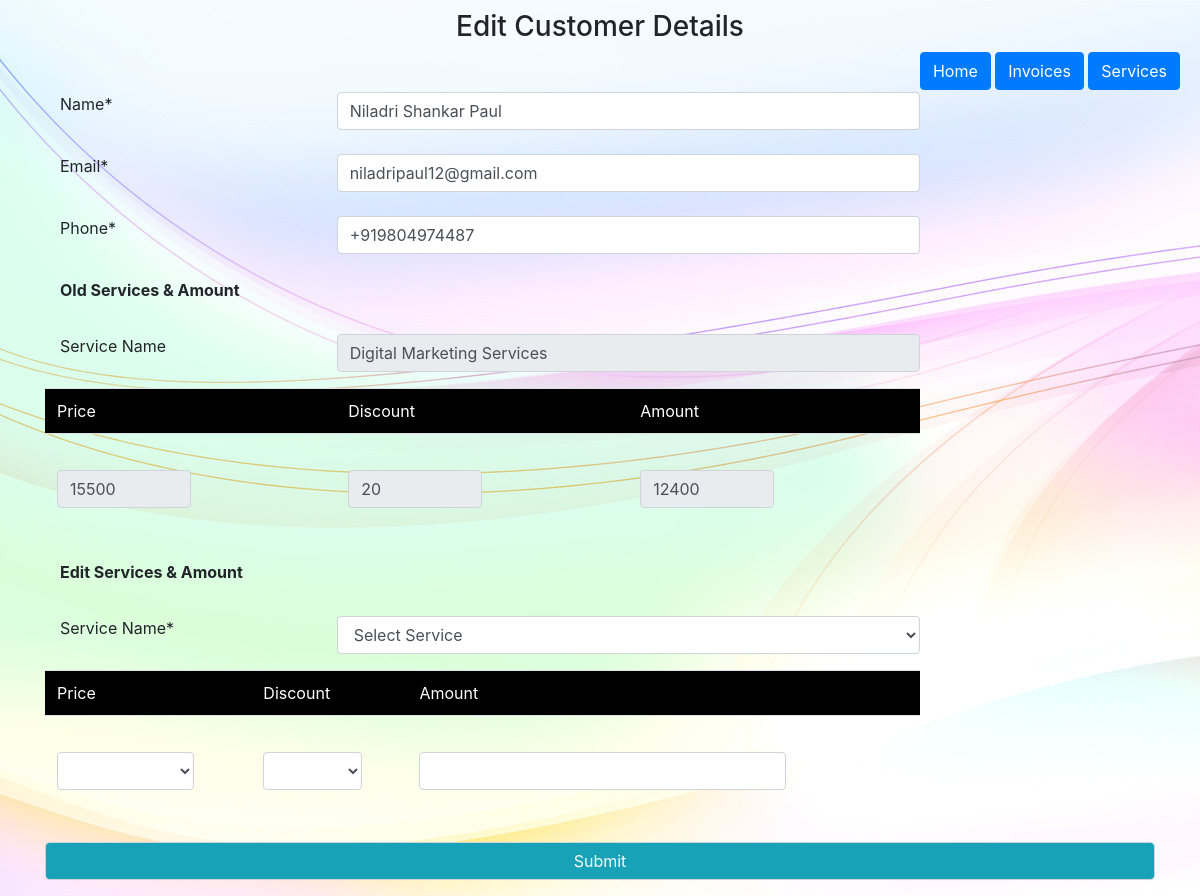
Screenshot of /edit.php?id=16 with the database file from the repository.
### tables this page shows
CREATE TABLE `customers` (
  `c_id` int(25) NOT NULL,
  `c_name` varchar(255) NOT NULL,
  `c_email` varchar(255) NOT NULL,
  `c_phone` varchar(255) NOT NULL,
  `c_service` varchar(255) NOT NULL,
  `c_amt` varchar(255) NOT NULL,
  `c_discount` varchar(255) NOT NULL,
  `c_total` varchar(255) NOT NULL,
  `date` datetime NOT NULL DEFAULT current_timestamp()
);

### edit.php (the view, shortened to what this page needs)
<?php
	require_once 'config.php';
	require_once 'plugins.php';
  $uid = $_GET['id'];
  $uid = mysqli_real_escape_string($conn,$uid);
  $editquery = "SELECT * FROM customers WHERE c_id = ".$uid;
  $editres = mysqli_query($conn, $editquery);
?>
<!DOCTYPE html>
<html>
<head>
</head>
<body>
      <h3 class="h-title">Edit Customer Details</h3>
            <div class="h-btn">
                <a href="index.php" class="btn btn-primary">Home</a>
                <a href="display.php" class="btn btn-primary">Invoices</a>
                <a href="services.php" class="btn btn-primary">Services</a>
            </div>
           <div class="container mt-4">
            <?php
                if ($editres !== false && $editres->num_rows > 0) {
                  while ($res1 = mysqli_fetch_array($editres, MYSQLI_ASSOC)) {
            ?>
             <form action="<?= htmlspecialchars($_SERVER['PHP_SELF'])?>" method="post">
               <div class="row">
                  <label class="col-sm-4 mt-4">Name*</label>
                  <input type="text" name="chname" id="chname" class="form-control col-sm-8 mt-4" value="<?php echo $res1['c_name'];?>" required style="text-transform: capitalize;">
                  <label class="col-sm-4 mt-4">Email*</label>
                  <input type="email" name="chemail" id="chemail" class="form-control col-sm-8 mt-4" value="<?php echo $res1['c_email'];?>" required>
                  <label class="col-sm-4 mt-4">Phone*</label>
                  <input type="text" name="chphone" id="chphone" class="form-control col-sm-8 mt-4" value="<?php echo $res1['c_phone'];?>" required>
                  <label class="col-sm-12 mt-4"><b>Old Services & Amount</b></label>
                  <label class="col-sm-4 mt-4">Service Name</label>
                  <input type="text" name="oldserv" id="oldserv" value="<?php echo $res1['c_service'];?>" class="form-control col-sm-8 mt-4" readonly>
                  <table class="table mt-3">
                    <thead style="background-color: black; color: white;">
                      <tr>
                        <td>Price</td>
                        <td>Discount</td>
                        <td>Amount</td>
                      </tr>
                    </thead>
                    <tbody>
                      <tr>
                        <td><input type="text" name="oldamt" id="oldamt" value="<?php echo $res1['c_amt'];?>" class="form-control col-sm-6 mt-4" readonly></td>
                        <td><input type="text" name="olddis" id="olddis" value="<?php echo $res1['c_discount'];?>" class="form-control col-sm-6 mt-4" readonly></td>
                        <td><input type="text" name="oldtotal" id="oldtotal" value="<?php echo $res1['c_total'];?>" class="form-control col-sm-6 mt-4" readonly></td>
                      </tr>
                    </tbody>
                  </table>
                  <label class="col-sm-12 mt-4"><b>Edit Services & Amount</b></label>
                  <?php
                          $chservquery = "SELECT * FROM services";
                          $chamtres    = mysqli_query($conn, $chservquery);
                          $chdisres    = mysqli_query($conn, $chservquery);
                        ?>
                  <label class="col-sm-4 mt-4">Service Name*</label>
                        <select name="chservice" id="chservice" class=" form-control col-sm-8 mt-4" >
                          <option value="Select....">Select Service </option>
                        </select>
                  <table class="table mt-3">
                    <thead style="background-color: black; color: white;">
                      <tr>
                        <td>Price</td>
                        <td>Discount</td>
                        <td>Amount</td>
                      </tr>
                    </thead>
                    <tbody>
                      <tr>
                        <td>
                          <select name="chamt" id="chamt" class=" form-control col-sm-8 col-md-9  mt-4" >
                            <option value=""></option>
                          <?php
                              if ($chamtres->num_rows > 0) {
                                  while($rows1 = $chamtres->fetch_assoc()){
                                    echo '<option value="'.$rows1['s_id'].'">'.$rows1['s_amt'].'</option>';
                                  }
                              }
                          ?>
                          </select>
                        </td>
                        <td>
                          <select name="chdiscount" id="chdiscount" class=" form-control col-sm-8 col-md-9  mt-4" >
                            <option value=""></option>
                          <?php
                              if ($chdisres->num_rows > 0) {
                                  while($rows2 = $chdisres->fetch_assoc()){
                                    echo '<option value="'.$rows2['s_id'].'">'.$rows2['s_discount'].'</option>';
                                  }
                              }
                          ?>
                          </select>
                        </td>
                        <td><input type="text" name="chtotal" id="chtotal" class="form-control col-sm-8 col-md-9  mt-4" ></td>
                      </tr>
                    </tbody>
                  </table>
                </div>
                <div class="row">
                  <div class="col-sm-12">
                    <input type="submit" name="btnchSubmit" id="btnchSubmit" class="form-control bg-info text-light font-secondary mt-4" value="Submit" >
                  </div>
                </div>
             </form>
           </div>
  <?php
        }
      }
  ?>
</body>
</html>

### style.css (style rules this page uses)
body { background-image: url('backimg.jpg'); background-repeat: no-repeat; }

### edit.php (style rules this page uses)
.h-title { text-align: center; margin-top: 10px; }
.h-btn { float: right; margin-right: 20px; margin-bottom: 20px; }

### rows the page displays
customers: chname "Niladri Shankar Paul", chemail "niladripaul12@gmail.com", chphone "+919804974487", oldserv "Digital Marketing Services", oldamt "15500", olddis "20", oldtotal "12400"
